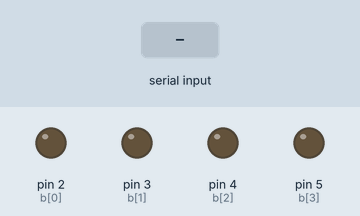
This sketch was run on a simulated Arduino Uno, built with avr-gcc and run on an emulated ATmega328P. Parts: output pins drawn as LEDs (lit = HIGH). The test bench sets the inputs (shaded band).

Above: at 1.2 s.
1.3 s: "90,45\n" received over Serial
At 2.1 s:
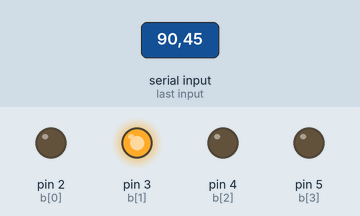
3.8 s: "30,150\n" received over Serial
At 4.4 s:
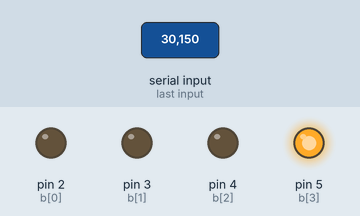
6.3 s: "200\n" received over Serial
At 7.1 s:
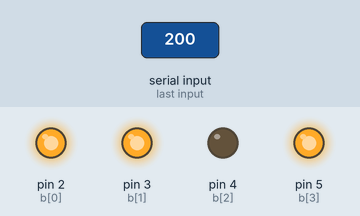
Timing chart, 0 to 9.3 s (numbered marks = the images above; inputs shaded):
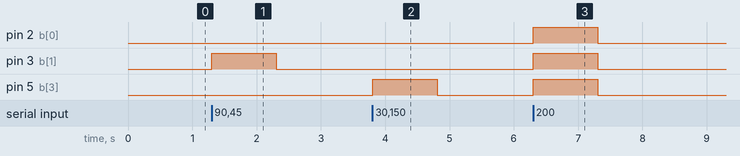

Measured:
- after the input at 1.3 s, pin 3 (b[1]): LOW → HIGH at once, → LOW 1.0 s later
- after the input at 3.8 s, pin 5 (b[3]): LOW → HIGH at once, → LOW 1.0 s later
- after the input at 6.3 s, pin 2 (b[0]), pin 3 (b[1]), pin 5 (b[3]): LOW → HIGH at once, → LOW 1.0 s later

The sketch:

cslogin_lab2_part1.ino
```cpp
// Array of Output Pin variables, set to the pins being used
const int b_size = 4;
const int b[b_size] = {2, 3, 4, 5};
// Output Buffer
int b_buf = 0x00;
// Input Variables

// Serial Monitor Buffer
int s_buf = 0x00;

/* 's' is an array of integers of size 8. Note that arrays start at 0 We will use this to be able to see the individual bit values of the s_buf

 */
const int s_size = 8;
int s[s_size];

// We can also define our own helper functions. It is a good idea to use helper functions whenever they make sense.
// Normally we also define the return type (void for none)

// Read from the serial monitor into s_buf and the s[] array for individual bits
void readData()
{
    if(Serial.available())
        s_buf = Serial.parseInt();

    for(int i = (s_size - 1); i>=0; i--)  {
        s[i] = (s_buf >> i) & 0x01; // What's going on here?
        // ">>" bit shifting
        // "&" bit masking
    }

}
// Reset the Output Buffer.
void resetBuffer() {
    for(int i = 0; i < b_size; i++) {
        // Note this is an arduino function call to the pins
        digitalWrite(b[i], LOW);
    }
}
// Writes to the buffer. Note this function ORs the current value with the new value
// Note that size is an optional argument with default size the same as the buffer
void writeBuffer(unsigned char b_temp, int size = b_size)
{
    for (int i = (size - 1); i >= 0; i--) {
        if ((b_temp >> i) & 0x01) {
        digitalWrite(b[i], HIGH);
        }
    }

}


void setup() {
    // OUTPUT is a defined macro in Arduino!
    for(int i = 0; i < b_size; i++)
    {
        pinMode(b[i], OUTPUT);
    }
    // We will also read from the serial monitor
    Serial.begin(9600);
}

void loop() {
    readData();
    resetBuffer();
    // Note that here we arbitrarily connect b_buf & s_buf together. The important point is that we preserve the current value of the output buffer into a variable b_buf before writing it to the pins. If we resetBuffer or readData() again, we still know the values the output is set to, because it is in b_buf.
    b_buf = s_buf;
    b_buf = map(s_buf,0,255,0,15);
    writeBuffer(b_buf);

}
```
